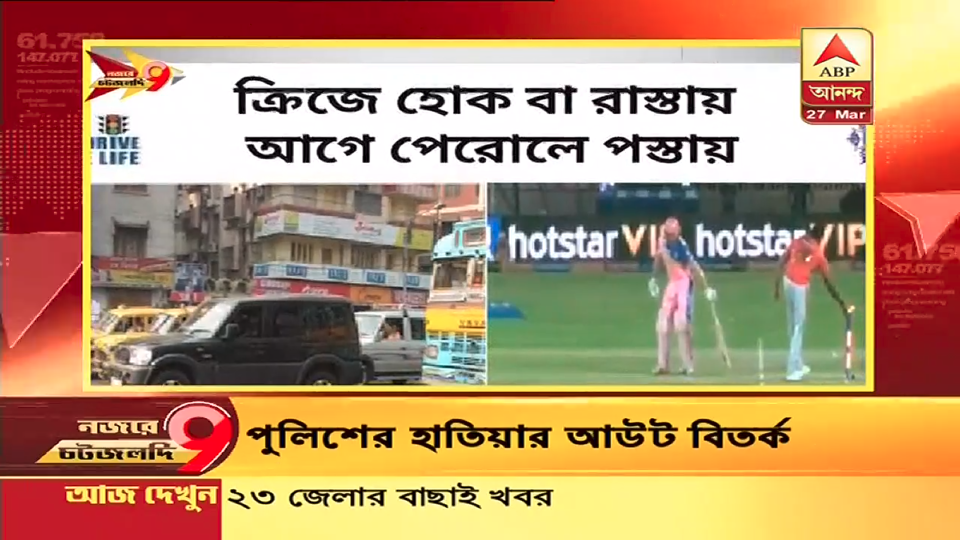
#> input picture img/1.png, 1920 x 1080 px, given in place of tick-1.0.jpg, which was not available (shown at 1/2 size)
$ python bengali.py
#> lines starting #> are read from the running program, lines starting #| are printed output that depends on the picture; pictures that were not available may be replaced by others from this repository, and a replacement may not be noted
import pytesseract
import cv2
import sys
import math
import numpy as np
import os
from PIL import Image
from os import listdir
from os.path import isfile, join
import re
import pandas as pd


lang = 'hin+eng'
def ocr(file,lang,option,d):
  # Define config parameters.
  # '--oem 1' for using LSTM OCR Engine
  config = ('-l '+lang+' --oem 1 --psm 3')
  if option == 1:
    # Read image from disk
    im = cv2.imread(file, cv2.IMREAD_COLOR)
  else :
    im = file

  if d == 1:
    temp = im
    temp = cv2.bitwise_not(temp)
    temp = cv2.resize(temp, None, fx=2, fy=2, interpolation=cv2.INTER_CUBIC)
    thresh = 127
    temp = cv2.threshold(temp, thresh, 255, cv2.THRESH_BINARY)[1]
    temp = cv2.threshold(temp, 0, 255, cv2.THRESH_BINARY_INV)[1]
    con = pytesseract.image_to_data(temp, output_type='data.frame')
    con = con[con.conf != -1]
    con = con.groupby(['block_num'])['conf'].mean()
    text = pytesseract.image_to_string(temp, config=config)
  else:
    temp = im
    temp = cv2.fastNlMeansDenoisingColored(temp,None,20,10,7,21)
    temp = cv2.fastNlMeansDenoising(temp,None,10,7,21)
    temp = cv2.bitwise_not(temp)
    temp = cv2.resize(temp, None, fx=2, fy=2, interpolation=cv2.INTER_CUBIC)
    thresh = 127
    temp = cv2.threshold(temp, thresh, 255, cv2.THRESH_BINARY)[1]
    #temp = cv2.threshold(temp, 0, 255, cv2.THRESH_BINARY_INV)[1]
    con = pytesseract.image_to_data(temp, output_type='data.frame')
    con = con[con.conf != -1]
    con = con.groupby(['block_num'])['conf'].mean()
    text = pytesseract.image_to_string(temp, config=config)

  temp1 =im
  #Comment for Bengali
  temp1 = cv2.fastNlMeansDenoisingColored(temp1,None,20,10,7,21)
  temp1 = cv2.fastNlMeansDenoising(temp1,None,10,7,21)
  temp1 = cv2.bitwise_not(temp1)
  temp1 = cv2.resize(temp1, None, fx=2, fy=2, interpolation=cv2.INTER_CUBIC)
  thresh = 127
  temp1 = cv2.threshold(temp1, thresh, 255, cv2.THRESH_BINARY)[1]
  temp1 = cv2.threshold(temp1, 0, 255, cv2.THRESH_BINARY_INV)[1]
  con1 = pytesseract.image_to_data(temp1, output_type='data.frame')
  con1 = con1[con1.conf != -1]
  con1 = con1.groupby(['block_num'])['conf'].mean()
  text1 = pytesseract.image_to_string(temp1, config=config)

  # Test conditions
  f=0
  if con.empty and text != '' and con1.empty and text1 != '':
    #print("no conf ",file,text,text1)
    return (text,con)
  if con.empty and con1.empty:
    if text1 != '':
      #print(1)
      return (text1,con1)
    else: return text
  elif con1.empty and text !='':
    con1 =con
    return (text,con)
  elif con.empty and text1 !='':
    con =con1
    return (text1,con1)

  # [4 lines of commented-out code are left out]
  if con[1] > con1[1]:
    text = text
    #print(con[1])
  elif con1[1] >con[1]:
    text = text1
    con = con1
    #print(con1[1])
  #print(text)
  # Print recognized text
  return(text,con)

filename = ''
print("text")
er = open('outputs/output1.txt',"w+")
op = open('outputs/output1.srt',"w+")
'''file = 'img/tick-16182.84951618285.jpg'
text =(ocr(filename+file,lang,1,1))
op.write(text)
print(text)'''

def writefile(h,m,s,ms,no,f,text):
  op.write(str(no))
  op.write('\n')
  op.write(str("%02d" %(h))+':'+str("%02d" %(m))+':'+str("%02d" %(s))+','+str("%03d" %(ms))+' --> ')
  s,ms = (s+2,ms+200) if ms+200<1000 else (s+3,ms+200-1000)
  m,s = (m+1,s-60) if s>=60 else (m,s)
  op.write(str("%02d" %(h))+':'+str("%02d" %(m))+':'+str("%02d" %(s))+','+str("%02d" %(ms)))
  op.write('\n')
  '''if len(text.split(' '))>2:
    text =text.split(' ')[1:-1]
  op.write(str(' '.join(text)).replace('\n',' '))'''
  op.write(str(text).replace('\n',' '))
  op.write('\n\n')

def frameno(f):
  return re.search('[1-9]\d*(\.\d+)?',f).group(0)

def fetch_output(op):
  filename = 'img/'
  print("Writing")
  l =listdir('img/')
  for i in range(0,len(l)):
    if re.match('.*\.??g',l[i]):
      l[i] = float(frameno(l[i]))
  l = sorted(l)
  #l = list(map(lambda x:'tick-'+str(x)+'.jpg',sorted(l)))
  prev='p'
  no = 1
  for f in l[:]:
    s,ms=divmod(f,1000)
    m,s=divmod(s,60)
    h,m=divmod(m,60)
    f = 'tick-'+str(f)+'.jpg'
    try:
      text,con = ocr(filename+f,lang,1,1)
#> in ocr, im is the input picture: shape (1080, 1920, 3); mean B, G, R 107.8, 142.5, 182.8
#> in ocr, `temp = cv2.bitwise_not(temp)`:
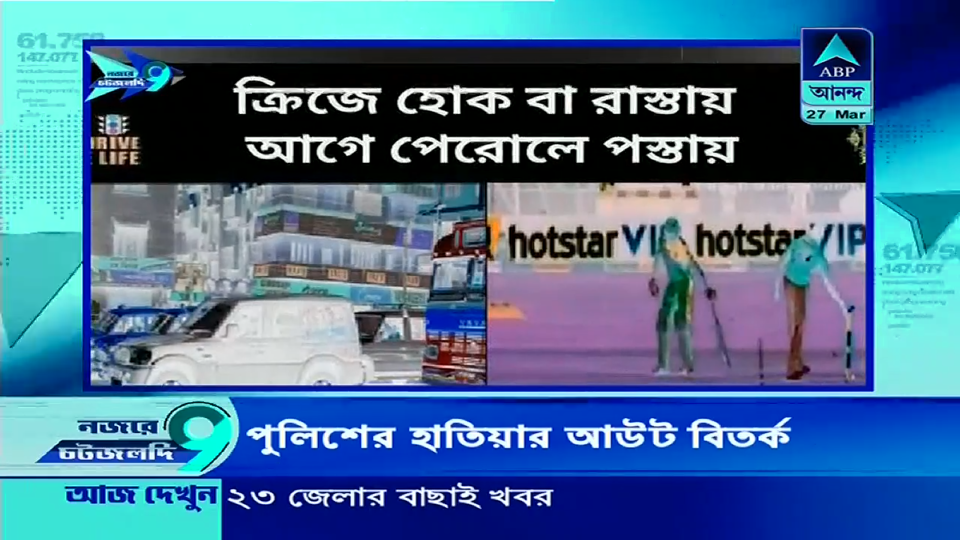
#> temp: shape (1080, 1920, 3) (shown at 1/2 size); mean B, G, R 147.2, 112.5, 72.2
#> in ocr, `temp = cv2.resize(temp, None, fx=2, fy=2, interpolation=cv2.INTER_CUBIC)`:
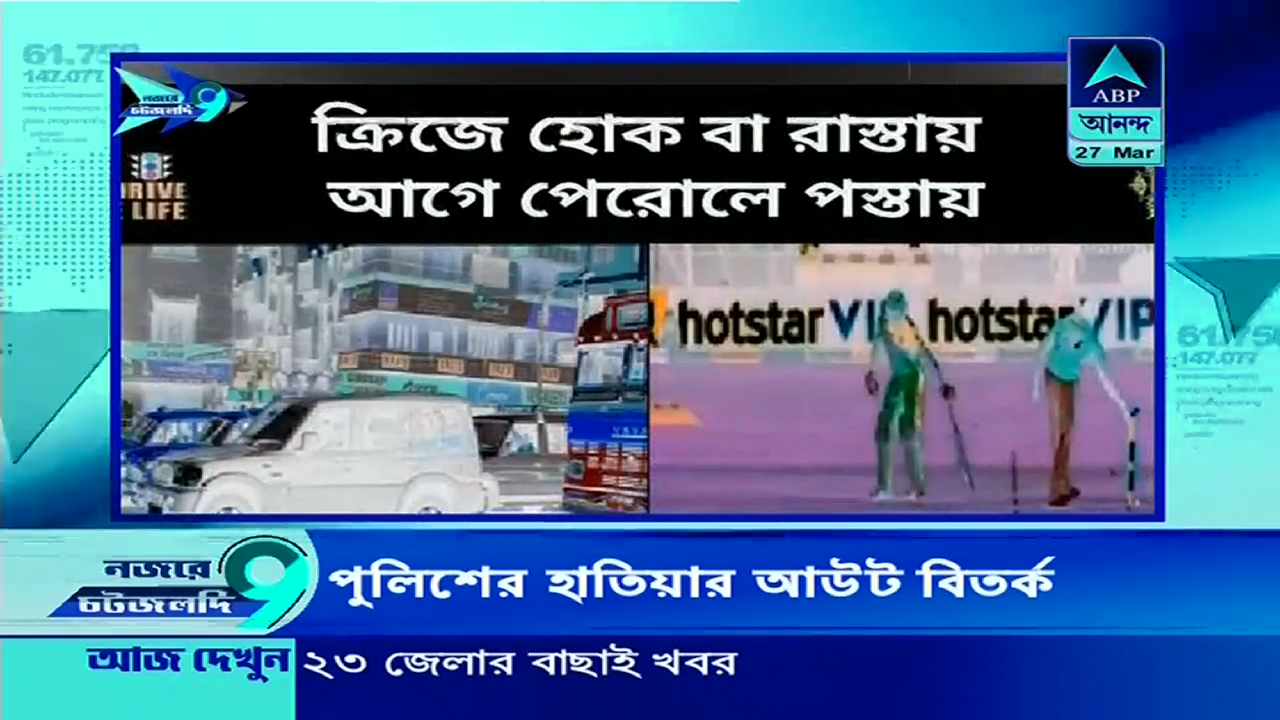
#> temp: shape (2160, 3840, 3) (shown at 1/3 size); mean B, G, R 147.1, 112.5, 72.3
#> in ocr, `temp = cv2.threshold(temp, thresh, 255, cv2.THRESH_BINARY)[1]`:
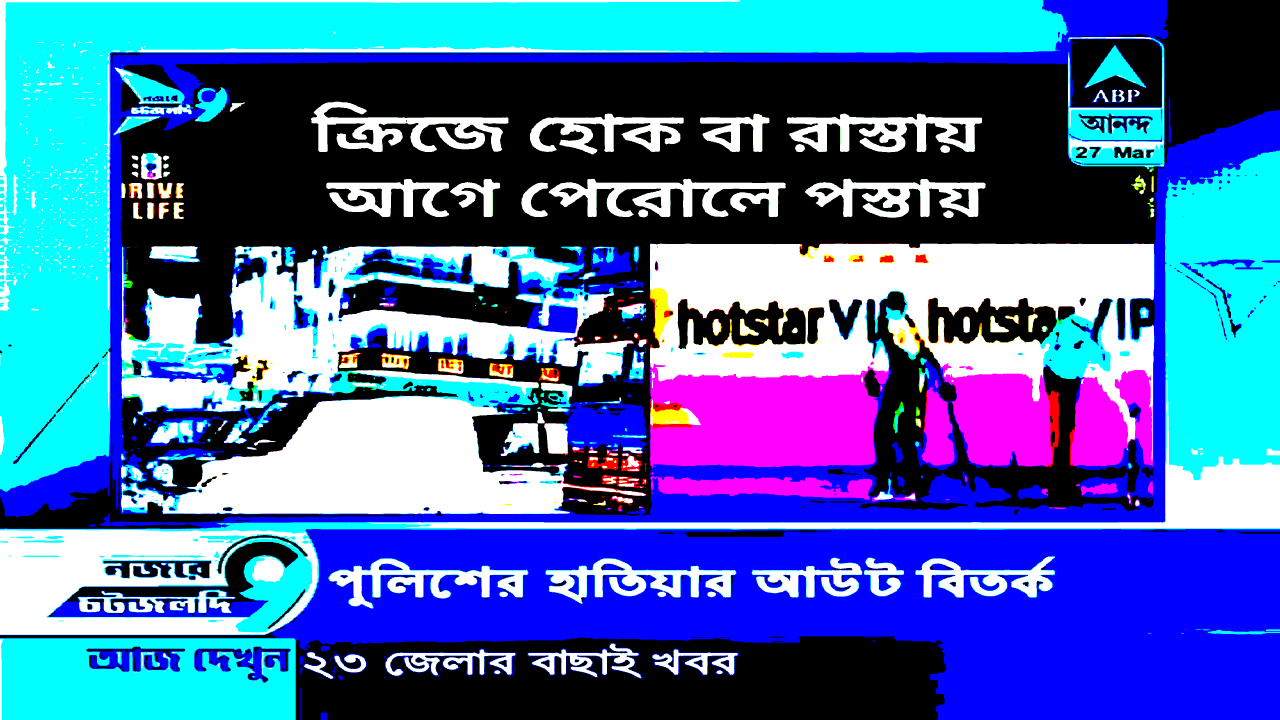
#> temp: shape (2160, 3840, 3) (shown at 1/3 size); mean B, G, R 169.6, 105.6, 66.8
#> in ocr, `temp = cv2.threshold(temp, 0, 255, cv2.THRESH_BINARY_INV)[1]`:
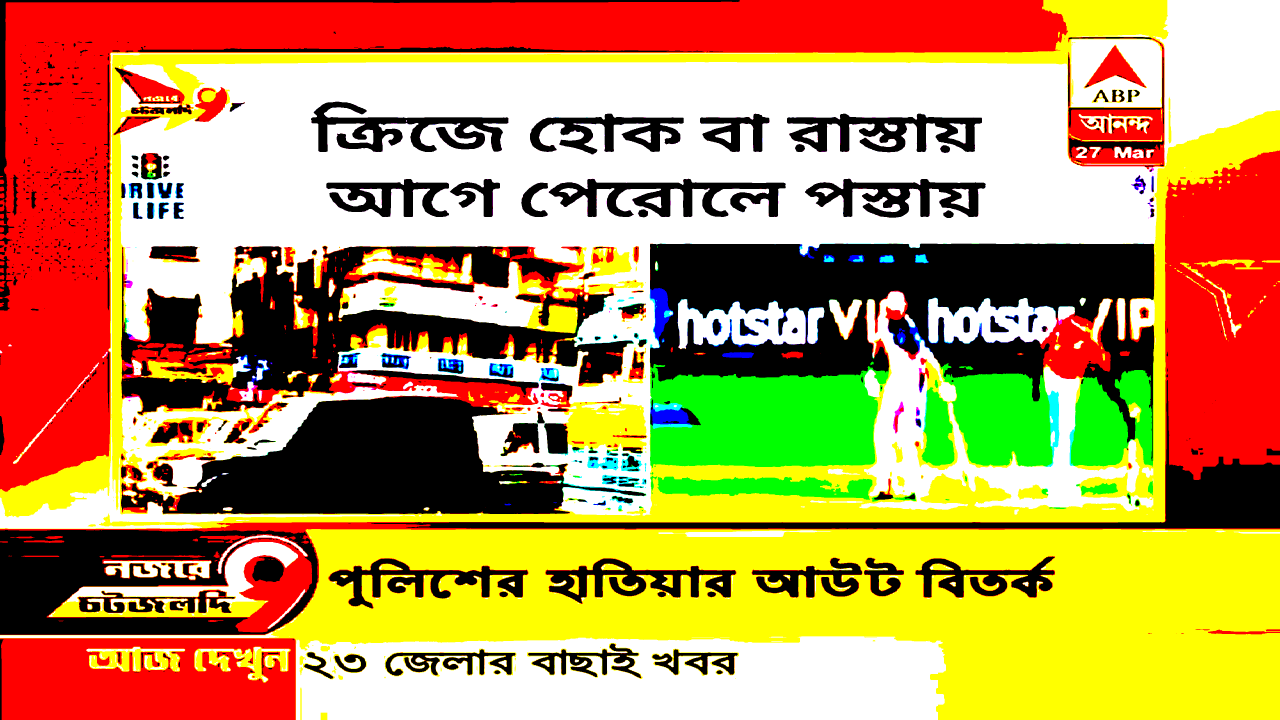
#> temp: shape (2160, 3840, 3) (shown at 1/3 size); mean B, G, R 85.4, 149.4, 188.2
      if "".join(text.split()) == '':
        raise Exception('blank')
      text = text.split(' ')
      '''
      if (prev[len(prev)-1][0] != text[0][0]):
        op.write(prev[len(prev)-1])
        op.write(text[0]+' ')
        print(prev[len(prev)-1][0],text[0][0])'''
      stripped = " ".join(text[0:len(text)])
      prev = text
      writefile(h,m,s,ms,no,f,stripped)
      no+=1
    except:
      try:
        text,con =ocr('backup/'+f,lang,1,1)
        writefile(h,m,s,ms,no,f,text)
        no+=1
        op.write('\n')
        #print('try',f,text)
      except Exception as err:
        er.write(f+' '+ str(err))
        print(err)
        #op.write("ERROR "+f)
        #op.write("\n")
        er.write('\n')
          #os.remove(filename+f)'''

#op.close()
fetch_output(op)
#> (the call stopped at in ocr, `con = pytesseract.image_to_data(temp, output_type='data.frame')`: pytesseract is not available in this run)

$ run again, on img/7.png
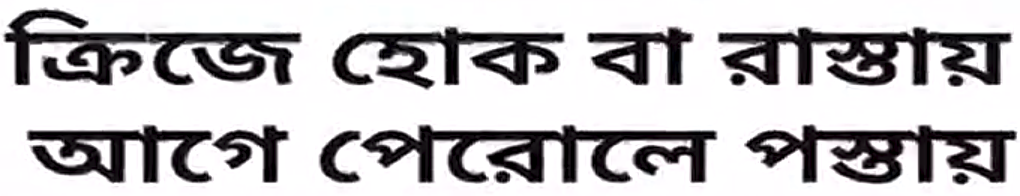
#> input picture img/7.png, 1020 x 196 px, given in place of tick-1.0.jpg, which was not available
#> in ocr, im is the input picture: shape (196, 1020, 3); mean B, G, R 191.3, 189.4, 191.3
#> in ocr, `temp = cv2.threshold(temp, thresh, 255, cv2.THRESH_BINARY)[1]`:
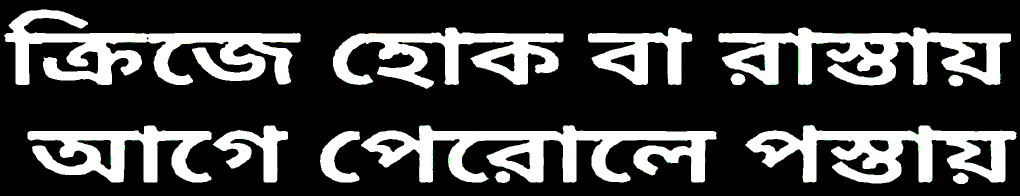
#> temp: shape (392, 2040, 3) (shown at 1/2 size); mean B, G, R 66.3, 66.8, 66.2
#> in ocr, `temp = cv2.threshold(temp, 0, 255, cv2.THRESH_BINARY_INV)[1]`:
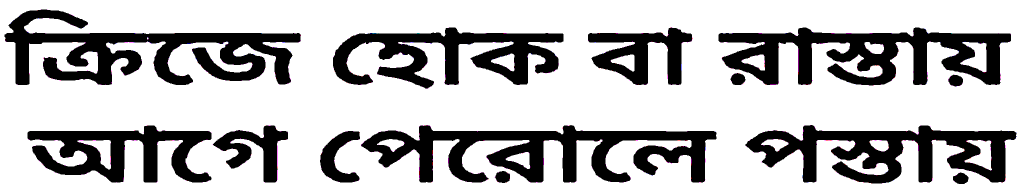
#> temp: shape (392, 2040, 3) (shown at 1/2 size); mean B, G, R 188.7, 188.2, 188.8
